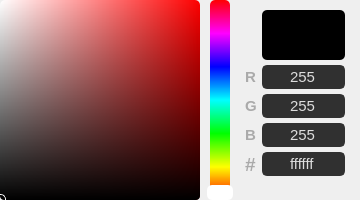
<?xml version="1.0" encoding="UTF-8"?>
<ui version="4.0">
 <class>ColorPicker</class>
 <widget class="QWidget" name="ColorPicker">
  <property name="geometry">
   <rect>
    <x>0</x>
    <y>0</y>
    <width>360</width>
    <height>200</height>
   </rect>
  </property>
  <property name="sizePolicy">
   <sizepolicy hsizetype="Preferred" vsizetype="Preferred">
    <horstretch>0</horstretch>
    <verstretch>0</verstretch>
   </sizepolicy>
  </property>
  <property name="minimumSize">
   <size>
    <width>0</width>
    <height>0</height>
   </size>
  </property>
  <property name="maximumSize">
   <size>
    <width>360</width>
    <height>200</height>
   </size>
  </property>
  <property name="styleSheet">
   <string notr="true">QWidget{
	background-color: none;
}
QFrame{
	border-radius:5px;
}

/*  LINE EDIT */
QLineEdit{
	color: rgb(221, 221, 221);
	background-color: #303030;
	border: 2px solid #303030;
	border-radius: 5px;
	selection-color: rgb(16, 16, 16);
	selection-background-color: rgb(221, 51, 34);
	font-family: Segoe UI;
	font-size: 11pt;
}
QLineEdit::focus{
	border-color: #aaaaaa;
}
</string>
  </property>
  <layout class="QHBoxLayout" name="horizontalLayout_2">
   <property name="spacing">
    <number>0</number>
   </property>
   <property name="leftMargin">
    <number>0</number>
   </property>
   <property name="topMargin">
    <number>0</number>
   </property>
   <property name="rightMargin">
    <number>0</number>
   </property>
   <property name="bottomMargin">
    <number>0</number>
   </property>
   <item>
    <widget class="QFrame" name="color_view">
     <property name="minimumSize">
      <size>
       <width>200</width>
       <height>200</height>
      </size>
     </property>
     <property name="maximumSize">
      <size>
       <width>5000</width>
       <height>5000</height>
      </size>
     </property>
     <property name="styleSheet">
      <string notr="true">/* ALL CHANGES HERE WILL BE OVERWRITTEN */;
background-color: qlineargradient(x1:1, x2:0, stop:0 hsl(0%,100%,50%), stop:1 rgba(255, 255, 255, 255));

</string>
     </property>
     <property name="frameShape">
      <enum>QFrame::StyledPanel</enum>
     </property>
     <property name="frameShadow">
      <enum>QFrame::Raised</enum>
     </property>
     <layout class="QVBoxLayout" name="verticalLayout_2">
      <property name="spacing">
       <number>0</number>
      </property>
      <property name="leftMargin">
       <number>0</number>
      </property>
      <property name="topMargin">
       <number>0</number>
      </property>
      <property name="rightMargin">
       <number>0</number>
      </property>
      <property name="bottomMargin">
       <number>0</number>
      </property>
      <item>
       <widget class="QFrame" name="black_overlay">
        <property name="styleSheet">
         <string notr="true">background-color: qlineargradient(spread:pad, x1:0, y1:0, x2:0, y2:1, stop:0 rgba(0, 0, 0, 0), stop:1 rgba(0, 0, 0, 255));
border-radius: 4px;

</string>
        </property>
        <property name="frameShape">
         <enum>QFrame::StyledPanel</enum>
        </property>
        <property name="frameShadow">
         <enum>QFrame::Raised</enum>
        </property>
        <widget class="QFrame" name="selector">
         <property name="geometry">
          <rect>
           <x>-6</x>
           <y>194</y>
           <width>12</width>
           <height>12</height>
          </rect>
         </property>
         <property name="minimumSize">
          <size>
           <width>12</width>
           <height>12</height>
          </size>
         </property>
         <property name="maximumSize">
          <size>
           <width>12</width>
           <height>12</height>
          </size>
         </property>
         <property name="styleSheet">
          <string notr="true">background-color:none;
border: 1px solid white;
border-radius: 5px;</string>
         </property>
         <property name="frameShape">
          <enum>QFrame::StyledPanel</enum>
         </property>
         <property name="frameShadow">
          <enum>QFrame::Raised</enum>
         </property>
         <widget class="QLabel" name="black_ring">
          <property name="geometry">
           <rect>
            <x>1</x>
            <y>1</y>
            <width>10</width>
            <height>10</height>
           </rect>
          </property>
          <property name="minimumSize">
           <size>
            <width>10</width>
            <height>10</height>
           </size>
          </property>
          <property name="maximumSize">
           <size>
            <width>10</width>
            <height>10</height>
           </size>
          </property>
          <property name="baseSize">
           <size>
            <width>10</width>
            <height>10</height>
           </size>
          </property>
          <property name="styleSheet">
           <string notr="true">background-color: none;
border: 1px solid black;
border-radius: 5px;</string>
          </property>
          <property name="text">
           <string/>
          </property>
         </widget>
        </widget>
       </widget>
      </item>
     </layout>
    </widget>
   </item>
   <item>
    <widget class="QFrame" name="hue_frame">
     <property name="minimumSize">
      <size>
       <width>30</width>
       <height>0</height>
      </size>
     </property>
     <property name="styleSheet">
      <string notr="true">QLabel{
	border-radius: 5px;
}</string>
     </property>
     <property name="frameShape">
      <enum>QFrame::StyledPanel</enum>
     </property>
     <property name="frameShadow">
      <enum>QFrame::Raised</enum>
     </property>
     <widget class="QFrame" name="hue_bg">
      <property name="geometry">
       <rect>
        <x>10</x>
        <y>0</y>
        <width>20</width>
        <height>200</height>
       </rect>
      </property>
      <property name="minimumSize">
       <size>
        <width>20</width>
        <height>200</height>
       </size>
      </property>
      <property name="styleSheet">
       <string notr="true">background-color: qlineargradient(spread:pad, x1:0, y1:1, x2:0, y2:0, stop:0 rgba(255, 0, 0, 255), stop:0.166 rgba(255, 255, 0, 255), stop:0.333 rgba(0, 255, 0, 255), stop:0.5 rgba(0, 255, 255, 255), stop:0.666 rgba(0, 0, 255, 255), stop:0.833 rgba(255, 0, 255, 255), stop:1 rgba(255, 0, 0, 255));
border-radius: 5px;</string>
      </property>
      <property name="frameShape">
       <enum>QFrame::StyledPanel</enum>
      </property>
      <property name="frameShadow">
       <enum>QFrame::Raised</enum>
      </property>
     </widget>
     <widget class="QLabel" name="hue_selector">
      <property name="geometry">
       <rect>
        <x>7</x>
        <y>185</y>
        <width>26</width>
        <height>15</height>
       </rect>
      </property>
      <property name="minimumSize">
       <size>
        <width>26</width>
        <height>0</height>
       </size>
      </property>
      <property name="styleSheet">
       <string notr="true">background-color: #ffffff;
</string>
      </property>
      <property name="text">
       <string/>
      </property>
     </widget>
     <widget class="QFrame" name="hue">
      <property name="geometry">
       <rect>
        <x>7</x>
        <y>0</y>
        <width>26</width>
        <height>200</height>
       </rect>
      </property>
      <property name="minimumSize">
       <size>
        <width>20</width>
        <height>200</height>
       </size>
      </property>
      <property name="styleSheet">
       <string notr="true"/>
      </property>
      <property name="frameShape">
       <enum>QFrame::StyledPanel</enum>
      </property>
      <property name="frameShadow">
       <enum>QFrame::Raised</enum>
      </property>
     </widget>
    </widget>
   </item>
   <item>
    <widget class="QFrame" name="editfields">
     <property name="minimumSize">
      <size>
       <width>120</width>
       <height>200</height>
      </size>
     </property>
     <property name="maximumSize">
      <size>
       <width>120</width>
       <height>200</height>
      </size>
     </property>
     <property name="styleSheet">
      <string notr="true">QLabel{
	font-family: Segoe UI;
font-weight: bold;
	font-size: 11pt;
	color: #aaaaaa;
	border-radius: 5px;
}
</string>
     </property>
     <property name="frameShape">
      <enum>QFrame::StyledPanel</enum>
     </property>
     <property name="frameShadow">
      <enum>QFrame::Raised</enum>
     </property>
     <layout class="QFormLayout" name="formLayout">
      <property name="horizontalSpacing">
       <number>5</number>
      </property>
      <property name="verticalSpacing">
       <number>5</number>
      </property>
      <property name="leftMargin">
       <number>5</number>
      </property>
      <property name="topMargin">
       <number>10</number>
      </property>
      <property name="rightMargin">
       <number>15</number>
      </property>
      <property name="bottomMargin">
       <number>3</number>
      </property>
      <item row="0" column="1">
       <widget class="QLabel" name="color_vis">
        <property name="minimumSize">
         <size>
          <width>0</width>
          <height>50</height>
         </size>
        </property>
        <property name="maximumSize">
         <size>
          <width>16777215</width>
          <height>50</height>
         </size>
        </property>
        <property name="styleSheet">
         <string notr="true">/* ALL CHANGES HERE WILL BE OVERWRITTEN */;
background-color: #000;
</string>
        </property>
        <property name="text">
         <string/>
        </property>
       </widget>
      </item>
      <item row="1" column="0">
       <widget class="QLabel" name="lbl_red">
        <property name="text">
         <string>R</string>
        </property>
        <property name="buddy">
         <cstring>red</cstring>
        </property>
       </widget>
      </item>
      <item row="1" column="1">
       <widget class="QLineEdit" name="red">
        <property name="text">
         <string>255</string>
        </property>
        <property name="alignment">
         <set>Qt::AlignCenter</set>
        </property>
        <property name="clearButtonEnabled">
         <bool>false</bool>
        </property>
       </widget>
      </item>
      <item row="2" column="0">
       <widget class="QLabel" name="lbl_green">
        <property name="text">
         <string>G</string>
        </property>
        <property name="buddy">
         <cstring>green</cstring>
        </property>
       </widget>
      </item>
      <item row="2" column="1">
       <widget class="QLineEdit" name="green">
        <property name="text">
         <string>255</string>
        </property>
        <property name="alignment">
         <set>Qt::AlignCenter</set>
        </property>
       </widget>
      </item>
      <item row="3" column="0">
       <widget class="QLabel" name="lbl_blue">
        <property name="text">
         <string>B</string>
        </property>
        <property name="buddy">
         <cstring>blue</cstring>
        </property>
       </widget>
      </item>
      <item row="3" column="1">
       <widget class="QLineEdit" name="blue">
        <property name="text">
         <string>255</string>
        </property>
        <property name="alignment">
         <set>Qt::AlignCenter</set>
        </property>
       </widget>
      </item>
      <item row="4" column="0">
       <widget class="QLabel" name="lbl_hex">
        <property name="styleSheet">
         <string notr="true">font-size: 14pt;</string>
        </property>
        <property name="text">
         <string>#</string>
        </property>
        <property name="buddy">
         <cstring>blue</cstring>
        </property>
       </widget>
      </item>
      <item row="4" column="1">
       <widget class="QLineEdit" name="hex">
        <property name="text">
         <string>ffffff</string>
        </property>
        <property name="alignment">
         <set>Qt::AlignCenter</set>
        </property>
       </widget>
      </item>
     </layout>
    </widget>
   </item>
  </layout>
 </widget>
 <layoutdefault spacing="5" margin="10"/>
 <tabstops>
  <tabstop>red</tabstop>
  <tabstop>green</tabstop>
  <tabstop>blue</tabstop>
 </tabstops>
 <resources/>
 <connections/>
</ui>
